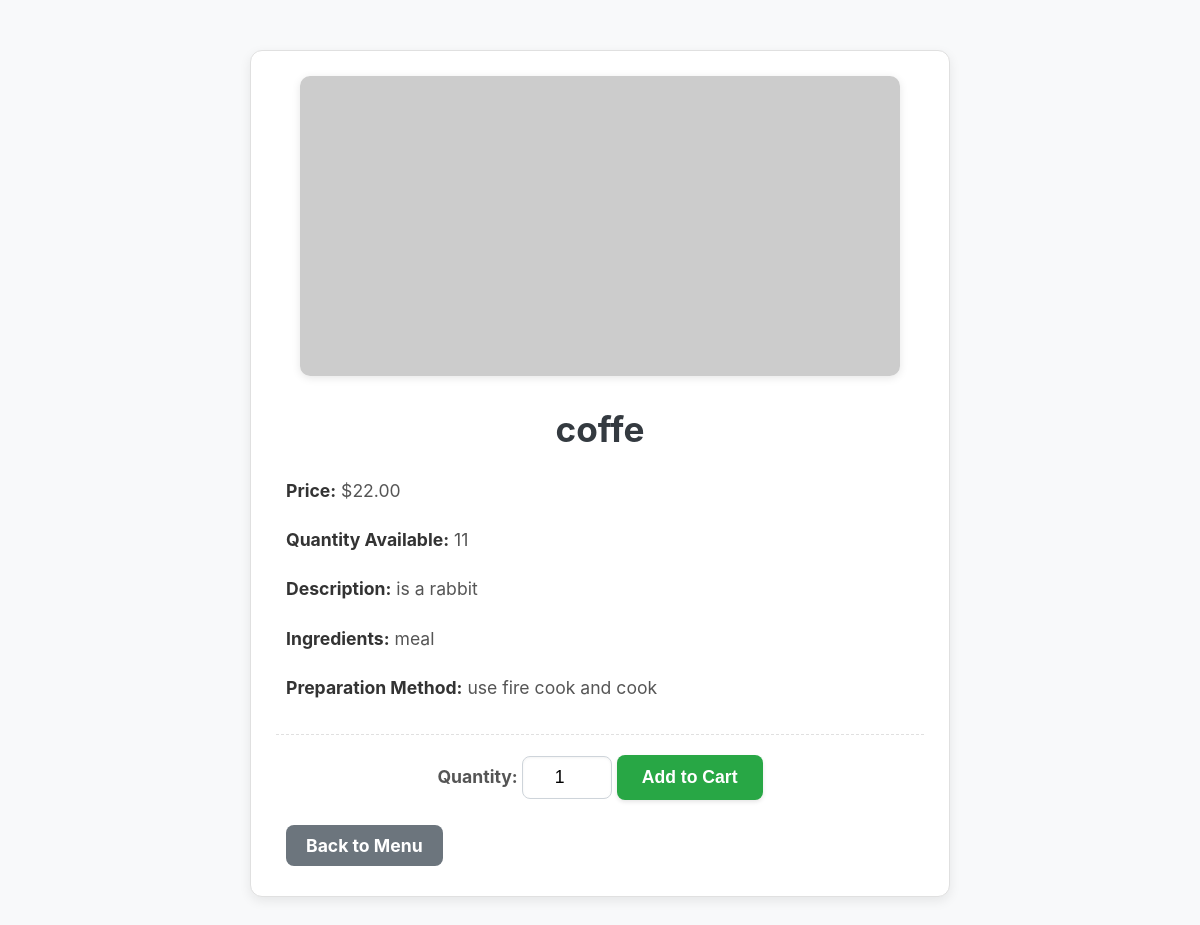
The app's page /product_details.php?id=3 with its own data.
### tables this page shows
CREATE TABLE `products` (
  `id` int(11) NOT NULL,
  `name` varchar(255) NOT NULL,
  `price` decimal(10,2) NOT NULL,
  `quantity` int(11) NOT NULL,
  `image_path` varchar(255) DEFAULT NULL,
  `description` text DEFAULT NULL,
  `ingredients` text DEFAULT NULL,
  `preparation_method` text DEFAULT NULL
);

### functions.php (called while the page is built, shortened)
<?php
require_once __DIR__ . '/config.php';
function getProductById($id)
{
    global $conn;
    $stmt = $conn->prepare("SELECT * FROM products WHERE id = ?");
    $stmt->bind_param("i", $id);
    $stmt->execute();
    $result = $stmt->get_result();
    return $result->fetch_assoc();
}

### product_details.php (the view, shortened to what this page needs)
<?php
require_once 'functions.php';
if (isset($_GET['id']) && is_numeric($_GET['id'])) {
    $productId = $_GET['id'];
    $product = getProductById($productId);
} else {
    header("Location: menu.php");
    exit;
}
?>
<!DOCTYPE html>
<html lang="en">
<head>
    <link rel="stylesheet" href="style.css">
</head>
<body>
    <div class="product-details">
        <?php if (!empty($product['image_path'])): ?>
            <img src="uploads/images/<?php echo htmlspecialchars($product['image_path']); ?>" alt="<?php echo htmlspecialchars($product['name']); ?>">
        <?php else: ?>
            <img src="https://via.placeholder.com/600x300?text=No+Image+Available" alt="No Image Available">
        <?php endif; ?>
        <h1><?php echo htmlspecialchars($product['name']); ?></h1>
        <p><strong>Price:</strong> $<?php echo htmlspecialchars(number_format($product['price'], 2)); ?></p>
        <p><strong>Quantity Available:</strong> <?php echo htmlspecialchars($product['quantity']); ?></p>
        <?php if (!empty($product['description'])): ?>
            <p><strong>Description:</strong> <?php echo nl2br(htmlspecialchars($product['description'])); ?></p>
        <?php endif; ?>
        <?php if (!empty($product['ingredients'])): ?>
            <p><strong>Ingredients:</strong> <?php echo nl2br(htmlspecialchars($product['ingredients'])); ?></p>
        <?php endif; ?>
        <?php if (!empty($product['preparation_method'])): ?>
            <p><strong>Preparation Method:</strong> <?php echo nl2br(htmlspecialchars($product['preparation_method'])); ?></p>
        <?php endif; ?>
        <div class="add-to-cart-section">
            <form action="add_to_cart.php" method="post">
                <label for="quantity">Quantity:</label>
                <input type="number" id="quantity" name="quantity" value="1" min="1">
                <button type="submit">Add to Cart</button>
            </form>
        </div>
        <p class="back-to-menu"><a href="menu.php">Back to Menu</a></p>
    </div>
</body>
</html>

### style.css (style rules this page uses)
*, *::before, *::after { box-sizing: border-box; }
body { font-family: 'Inter', Arial, sans-serif; margin: 0; padding: 20px; background-color: #f8f9fa; color: #333; line-height: 1.6; }
h1, h2, h3, h4, h5, h6 { color: #343a40; margin-top: 0; margin-bottom: 15px; }
p { margin-bottom: 10px; }
a { color: #007bff; text-decoration: none; transition: color 0.3s ease; }

### product_details.php (style rules this page uses)
.product-details { max-width: 700px; margin: 30px auto; padding: 25px; background-color: #ffffff; border: 1px solid #e0e0e0; border-radius: 12px; box-shadow: 0 4px 12px rgba(0, 0, 0, 0.08); text-align: center; }
.product-details img { max-width: 100%; height: auto; max-height: 350px; object-fit: cover; display: block; margin: 0 auto 25px; border-radius: 10px; box-shadow: 0 2px 8px rgba(0, 0, 0, 0.1); }
.product-details h1 { font-size: 2.2em; color: #343a40; margin-bottom: 15px; }
.product-details p { font-size: 1.1em; color: #555; margin-bottom: 10px; line-height: 1.8; text-align: left; padding: 0 10px; }
.product-details p strong { color: #333; }
.add-to-cart-section { margin-top: 30px; padding-top: 20px; border-top: 1px dashed #e0e0e0; display: flex; justify-content: center; align-items: center; flex-wrap: wrap; gap: 15px; }
.add-to-cart-section label { font-weight: bold; font-size: 1.1em; color: #555; }
.add-to-cart-section input[type="number"] { width: 90px; padding: 10px; text-align: center; font-size: 1.1em; border: 1px solid #ced4da; border-radius: 8px; box-shadow: inset 0 1px 3px rgba(0, 0, 0, 0.05); }
.add-to-cart-section button { padding: 12px 25px; background-color: #28a745; color: white; border: none; border-radius: 8px; cursor: pointer; font-size: 1.1em; font-weight: bold; transition: background-color 0.3s ease, transform 0.2s ease; box-shadow: 0 2px 4px rgba(0, 0, 0, 0.1); }
.back-to-menu { margin-top: 30px; text-align: center; }
.back-to-menu a { padding: 10px 20px; background-color: #6c757d; color: white; border-radius: 8px; font-weight: bold; transition: background-color 0.3s ease, transform 0.2s ease; }

### records on screen
products: name "coffe", price "22.00", quantity "11", description "is a rabbit", ingredients "meal", preparation_method "use fire cook and cook"
